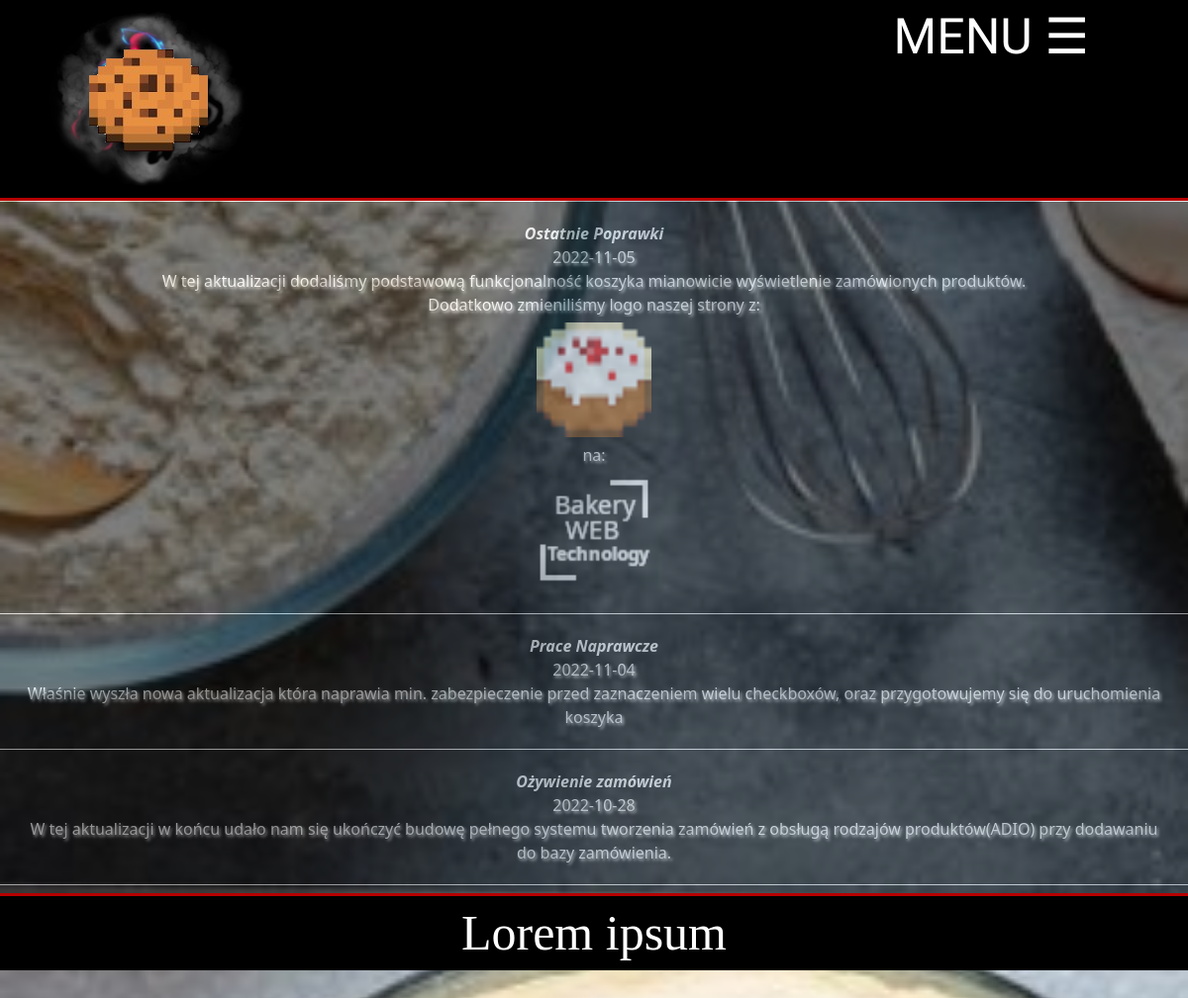
Screenshot of /aktuals.php with the database file from the repository.
### tables this page shows
CREATE TABLE `aktualizacje` (
  `id` int(11) NOT NULL,
  `Nazwa` text NOT NULL,
  `Data` date DEFAULT NULL,
  `Opis` text NOT NULL
);

### aktuals.php (the view, shortened to what this page needs)
<!DOCTYPE html>
<html lang="pl-PL">
<head>
    <link rel="stylesheet" href="css/bootstrap.min.css" type="text/css" />
    <link rel="stylesheet" href="style.css" type="text/css" />
    <link rel="stylesheet" href="css1/font.css" type="text/css" />
</head>
<body>
    <div class="up">
        <div id="logo" onclick="x()">
            <div id="a">
                <img src="img/logo1.png" title="Logo" alt="Logo" />
            </div>
        </div>
        <ol>
            <li>
                <a href="#">
                    <span id="menu-text">MENU</span> &#9776;
                </a>
            </li>
        </ol>
    </div>
    <div class="main">
        <div id="c">
            <?php
            require_once "dbconnect.php";
            $conn = @new mysqli($host, $user, $password, $database);
            if ($conn->connect_errno != 0) {
                echo "Error: " . $conn->connect_errno;
            } else {
                $result = @$conn->query("SELECT * FROM aktualizacje ORDER BY id DESC");
                while ($row = $result->fetch_assoc()) {
            ?>
                    <div id="front-zwrot">
                        <b><i><?php echo $row['Nazwa'] ?></i></b>
                        <p><?php echo $row['Data'] ?></p>
                        <p id="#"><?php echo $row['Opis'] ?></p>
                    </div>
            <?php
                }
            }
            ?>
        </div>
    </div>
    <footer>Lorem ipsum</footer>
</body>
</html>

### style.css (style rules this page uses)
body { background-color: #000000; margin: 0; padding: 0; width: 100%; background-image: url("img/tło.png"); background-attachment: fixed; background-position: center; background-repeat: no-repeat; background-size: cover; }
.up { border-bottom: 3px solid #b70000; background-color: #000000; margin: 0; padding: 0; width: 100%; color: #ffffff; font-family: "Gloria Hallelujah", cursive; display: flex; justify-content: space-between; padding: 0 50px; }
#logo { margin: 0; width: 200px; padding: 0; float: left; }
ol { margin: 0; }
ol>li { float: right; list-style-type: none; padding: 0; font-size: 50px; text-align: center; margin: 0; }
ol>li>a { text-decoration: none; margin-right: 50px; color: #ffffff; }
#a { margin: 0; }
.main { padding: 10px; text-align: center; width: 100%; }
.main p, h1 { color: #000000; text-shadow: #ffffff 0.1em 0.1em 0.2em; margin: 0; }
.main img { border-radius: 50px; width: 80vw; height: 80vw; border: #000000 6px solid; }
@media (min-width: 600px) { .main img { width: 800px; height: 600px; } }
footer { background-color: #000000; width: 100%; text-align: center; color: #ffffff; font-size: 50px; min-height: 20px; font-family: "Cinzel", serif; border-top: 3px #b70000 solid; }

### aktuals.php (style rules this page uses)
#front-zwrot { width: auto; height: auto; background-color: #000000; opacity: 0.5; color: #ffffff; padding: 20px; margin-left: auto; margin-right: auto; margin-bottom: 0; border-top: #ffffff solid 1px; }
.main { padding: 0; width: 100%; }
#front-zwrot>b { display: inline-block; background-color: #000000; color: #ffffff; }
#c { overflow-y: scroll; height: 700px; }
#front-zwrot>p { display: inline-block; color: #ffffff; width: 100%; }
#k { border-radius: 0; width: 128px; height: 128px; }

### rows the page displays
aktualizacje: Nazwa "Ostatnie Poprawki", Data "2022-11-05", Opis "W tej aktualizacji dodaliśmy podstawową funkcjonalność koszyka mianowicie wyświetlenie zamówionych produktów. Dodatkowo zmieniliśmy logo naszej strony z: na:", Opis (picture)
aktualizacje: Nazwa "Prace Naprawcze", Data "2022-11-04", Opis "Właśnie wyszła nowa aktualizacja która naprawia min. zabezpieczenie przed zaznaczeniem wielu checkboxów, oraz przygotowujemy się do uruchomienia koszyka"
aktualizacje: Nazwa "Ożywienie zamówień", Data "2022-10-28", Opis "W tej aktualizacji w końcu udało nam się ukończyć budowę pełnego systemu tworzenia zamówień z obsługą rodzajów produktów(ADIO) przy dodawaniu do bazy zamówienia."
